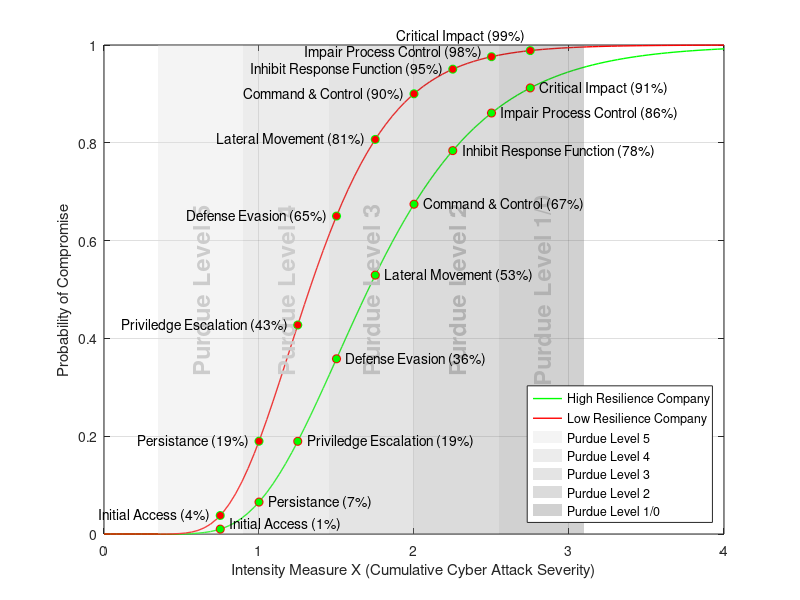

MATLAB code to generate this figure:
% Adam Lewis 3rd Year Individual Project

% MATLAB script to generate fragility curves using
% Log Normal Cumulative Distribution Function from mean
% and standard deviation obtained from discrete model

% This script is used to generate 2 curves:
%   Company B: High Resilience Modelled Company from simulated model inputs
%   Company C: Low Resilience Modelled Company from simulated model inputs
%
% Then shaded bands are added to the plot area depicting the relative risk
% of the 5 layers of the Purdue Model of a substation
%
% Finally a series of escalating events are added to each curve at set points
% along the intensity measure X axis

m_norm_B = 1.8146;    % High resilience Modelled Company Normalised & scaled mean
s_norm_B = 0.6609;    % High resilience Modelled Company Normalised std deviation
m_norm_C = 1.3954;    % Low Resilience Modelled Company Normalised & scaled mean
s_norm_C = 0.4591;    % Low Resilience Modelled Company Normalised std deviation

% Convert mean and std to beta/theta for companies B and C
beta_B = sqrt(log(1 + (s_norm_B/m_norm_B)^2));
theta_B = m_norm_B * exp(-0.5 * beta_B^2);
beta_C = sqrt(log(1 + (s_norm_C/m_norm_C)^2));
theta_C = m_norm_C * exp(-0.5 * beta_C^2);

% Define intensity measure X
x = linspace(0, 4, 100);

% Use normcdf to generate fragility curves
P_CompanyB = normcdf((log(x / theta_B)) / beta_B);
P_CompanyC = normcdf((log(x / theta_C)) / beta_C);

% Plot fragility curves
figure;
p1 = plot(x, P_CompanyB, 'g-', 'LineWidth', 1); hold on;
p2 = plot(x, P_CompanyC, 'r-', 'LineWidth', 1);
xlabel('Intensity Measure X (Cumulative Cyber Attack Severity)');
ylabel('Probability of Compromise');
set(gcf, 'Color', 'white');

grid on;

%% Add Purdue level bands to plot area

% Get the current y-axis limits
yl = ylim;
% Get vertical midpint for text labels within bands
yMid = mean(yl); 

colorP5 = [0.85 0.85 0.85]; % P5
colorP4 = [0.75 0.75 0.75]; % P4
colorP3 = [0.64 0.64 0.64]; % P3
colorP2 = [0.52 0.52 0.52]; % P2
colorP1 = [0.40 0.40 0.40];

% Band P5
x_startP5 = 0.35;
x_endP5 = x_startP5 + 0.55; 
hP5 = patch([x_startP5 x_endP5 x_endP5 x_startP5], [yl(1) yl(1) yl(2) yl(2)], ...
      colorP5, 'FaceAlpha', 0.3, 'EdgeColor', 'none', 'DisplayName', 'Purdue Level 5');
x_midP5 = (x_startP5 + x_endP5)/2; 
text(x_midP5, yMid, 'Purdue Level 5', ...
    'Rotation', 90, 'HorizontalAlignment','center','VerticalAlignment','middle', ...
    'FontSize', 17,'Color',[0.80,0.80,0.80],'FontWeight', 'bold');

% Band P4
x_startP4 = x_endP5;  
x_endP4 = x_startP4 + 0.55; 
hP4 = patch([x_startP4 x_endP4 x_endP4 x_startP4], [yl(1) yl(1) yl(2) yl(2)], ...
      colorP4, 'FaceAlpha', 0.3, 'EdgeColor', 'none', 'DisplayName', 'Purdue Level 4');
x_midP4 = (x_startP4 + x_endP4)/2; 
text(x_midP4, yMid, 'Purdue Level 4', ...
    'Rotation', 90, 'HorizontalAlignment','center','VerticalAlignment','middle', ...
    'FontSize', 17,'Color',[0.8,0.8,0.8],'FontWeight', 'bold');

% Band P3
x_startP3 = x_endP4; 
x_endP3 = x_startP3 + 0.55; 
hP3 = patch([x_startP3 x_endP3 x_endP3 x_startP3], [yl(1) yl(1) yl(2) yl(2)], ...
      colorP3, 'FaceAlpha', 0.3, 'EdgeColor', 'none', 'DisplayName', 'Purdue Level 3');
x_midP3 = (x_startP3 + x_endP3)/2; 
text(x_midP3, yMid, 'Purdue Level 3', ...
    'Rotation', 90, 'HorizontalAlignment','center','VerticalAlignment','middle', ...
    'FontSize', 17,'Color',[0.75,0.75,0.75],'FontWeight', 'bold');

% Band P2
x_startP2 = x_endP3; 
x_endP2 = x_startP2 + 0.55;
hP2 = patch([x_startP2 x_endP2 x_endP2 x_startP2], [yl(1) yl(1) yl(2) yl(2)], ...
      colorP2, 'FaceAlpha', 0.3, 'EdgeColor', 'none', 'DisplayName', 'Purdue Level 2');
x_midP2 = (x_startP2 + x_endP2)/2; 
text(x_midP2, yMid, 'Purdue Level 2', ...
    'Rotation', 90, 'HorizontalAlignment','center','VerticalAlignment','middle', ...
    'FontSize', 17,'Color',[0.7,0.7,0.7],'FontWeight', 'bold');

% Band P1
x_startP1 = x_endP2; 
x_endP1 = x_startP1 + 0.55; 
hP1 = patch([x_startP1 x_endP1 x_endP1 x_startP1], [yl(1) yl(1) yl(2) yl(2)], ...
      colorP1, 'FaceAlpha', 0.3, 'EdgeColor', 'none', 'DisplayName', 'Purdue Level 1/0');
x_midP1 = (x_startP1 + x_endP1)/2; 
text(x_midP1, yMid, 'Purdue Level 1/0', ...
    'Rotation', 90, 'HorizontalAlignment','center','VerticalAlignment','middle', ...
    'FontSize', 17,'Color',[0.7,0.7,0.7],'FontWeight', 'bold');

%% Place 8 labeled points on the HR green curve

% define intensity measure of dot placement at
% 0.25 intervals from 0.75 to 2.75 aligning event
% intensity with applicable Purdue level
dotX = 0.75:0.25:2.75;
dotY = normcdf((log(dotX / theta_B)) / beta_B);

% place green dots and labels with percentage
plot(dotX(1), dotY(1), 'ro', 'MarkerSize', 6, 'MarkerFaceColor', 'g', 'HandleVisibility','off');
text(dotX(1)+0.06, dotY(1)+0.01, sprintf('Initial Access (%.0f%%)', dotY(1)*100), 'HorizontalAlignment','left','VerticalAlignment','middle');

plot(dotX(2), dotY(2), 'ro', 'MarkerSize', 6, 'MarkerFaceColor', 'g', 'HandleVisibility','off');
text(dotX(2)+0.06, dotY(2), sprintf('Persistance (%.0f%%)', dotY(2)*100), 'HorizontalAlignment','left','VerticalAlignment','middle');

plot(dotX(3), dotY(3), 'ro', 'MarkerSize', 6, 'MarkerFaceColor', 'g', 'HandleVisibility','off');
text(dotX(3)+0.06, dotY(3), sprintf('Priviledge Escalation (%.0f%%)', dotY(3)*100), 'HorizontalAlignment','left','VerticalAlignment','middle');

plot(dotX(4), dotY(4), 'ro', 'MarkerSize', 6, 'MarkerFaceColor', 'g', 'HandleVisibility','off');
text(dotX(4)+0.06, dotY(4), sprintf('Defense Evasion (%.0f%%)', dotY(4)*100), 'HorizontalAlignment','left','VerticalAlignment','middle');

plot(dotX(5), dotY(5), 'ro', 'MarkerSize', 6, 'MarkerFaceColor', 'g', 'HandleVisibility','off');
text(dotX(5)+0.06, dotY(5), sprintf('Lateral Movement (%.0f%%)', dotY(5)*100), 'HorizontalAlignment','left','VerticalAlignment','middle');

plot(dotX(6), dotY(6), 'ro', 'MarkerSize', 6, 'MarkerFaceColor', 'g', 'HandleVisibility','off');
text(dotX(6)+0.06, dotY(6), sprintf('Command & Control (%.0f%%)', dotY(6)*100), 'HorizontalAlignment','left','VerticalAlignment','middle');

plot(dotX(7), dotY(7), 'ro', 'MarkerSize', 6, 'MarkerFaceColor', 'g', 'HandleVisibility','off');
text(dotX(7)+0.06, dotY(7), sprintf('Inhibit Response Function (%.0f%%)', dotY(7)*100), 'HorizontalAlignment','left','VerticalAlignment','middle');

plot(dotX(8), dotY(8), 'ro', 'MarkerSize', 6, 'MarkerFaceColor', 'g', 'HandleVisibility','off');
text(dotX(8)+0.06, dotY(8), sprintf('Impair Process Control (%.0f%%)', dotY(8)*100), 'HorizontalAlignment','left','VerticalAlignment','middle');

plot(dotX(9), dotY(9), 'ro', 'MarkerSize', 6, 'MarkerFaceColor', 'g', 'HandleVisibility','off');
text(dotX(9)+0.06, dotY(9), sprintf('Critical Impact (%.0f%%)', dotY(9)*100), 'HorizontalAlignment','left','VerticalAlignment','middle');


%% Place 8 labeled points on the LR red curve

% define intensity measure of dot placement at
% 0.25 intervals from 0.75 to 2.75 aligning event
% intensity with applicable Purdue level
dotYg = normcdf((log(dotX / theta_C)) / beta_C);

% place red dots and labels with percentage
plot(dotX(1), dotYg(1), 'go', 'MarkerSize', 6, 'MarkerFaceColor', 'r', 'HandleVisibility','off');
text(dotX(1)-0.06, dotYg(1), sprintf('Initial Access (%.0f%%)', dotYg(1)*100), 'HorizontalAlignment','right','VerticalAlignment','middle');

plot(dotX(2), dotYg(2), 'go', 'MarkerSize', 6, 'MarkerFaceColor', 'r', 'HandleVisibility','off');
text(dotX(2)-0.06, dotYg(2), sprintf('Persistance (%.0f%%)', dotYg(2)*100), 'HorizontalAlignment','right','VerticalAlignment','middle');

plot(dotX(3), dotYg(3), 'go', 'MarkerSize', 6, 'MarkerFaceColor', 'r', 'HandleVisibility','off');
text(dotX(3)-0.06, dotYg(3), sprintf('Priviledge Escalation (%.0f%%)', dotYg(3)*100), 'HorizontalAlignment','right','VerticalAlignment','middle');

plot(dotX(4), dotYg(4), 'go', 'MarkerSize', 6, 'MarkerFaceColor', 'r', 'HandleVisibility','off');
text(dotX(4)-0.06, dotYg(4), sprintf('Defense Evasion (%.0f%%)', dotYg(4)*100), 'HorizontalAlignment','right','VerticalAlignment','middle');

plot(dotX(5), dotYg(5), 'go', 'MarkerSize', 6, 'MarkerFaceColor', 'r', 'HandleVisibility','off');
text(dotX(5)-0.06, dotYg(5), sprintf('Lateral Movement (%.0f%%)', dotYg(5)*100), 'HorizontalAlignment','right','VerticalAlignment','middle');

plot(dotX(6), dotYg(6), 'go', 'MarkerSize', 6, 'MarkerFaceColor', 'r', 'HandleVisibility','off');
text(dotX(6)-0.06, dotYg(6), sprintf('Command & Control (%.0f%%)', dotYg(6)*100), 'HorizontalAlignment','right','VerticalAlignment','middle');

plot(dotX(7), dotYg(7), 'go', 'MarkerSize', 6, 'MarkerFaceColor', 'r', 'HandleVisibility','off');
text(dotX(7)-0.06, dotYg(7), sprintf('Inhibit Response Function (%.0f%%)', dotYg(7)*100), 'HorizontalAlignment','right','VerticalAlignment','middle');

plot(dotX(8), dotYg(8), 'go', 'MarkerSize', 6, 'MarkerFaceColor', 'r', 'HandleVisibility','off');
text(dotX(8)-0.06, dotYg(8)+0.01, sprintf('Impair Process Control (%.0f%%)', dotYg(8)*100), 'HorizontalAlignment','right','VerticalAlignment','middle');

plot(dotX(9), dotYg(9), 'go', 'MarkerSize', 6, 'MarkerFaceColor', 'r', 'HandleVisibility','off');
text(dotX(9)-0.03, dotYg(9)+0.03, sprintf('Critical Impact (%.0f%%)', dotYg(9)*100), 'HorizontalAlignment','right','VerticalAlignment','middle');


% Add leged for curves and the 5 purdue bands
legendHandles = [p1, p2, hP5, hP4, hP3, hP2, hP1];
legendLabels  = {
    'High Resilience Company', ...
    'Low Resilience Company', ...
    'Purdue Level 5', 'Purdue Level 4', 'Purdue Level 3', ...
    'Purdue Level 2', 'Purdue Level 1/0'
};
legend(legendHandles, legendLabels, 'Location','southeast');

hold off;


% Uncomment to save plot to local drive
% exportgraphics(gcf, 'plotWithEventModelling.png', 'Resolution', 300);
